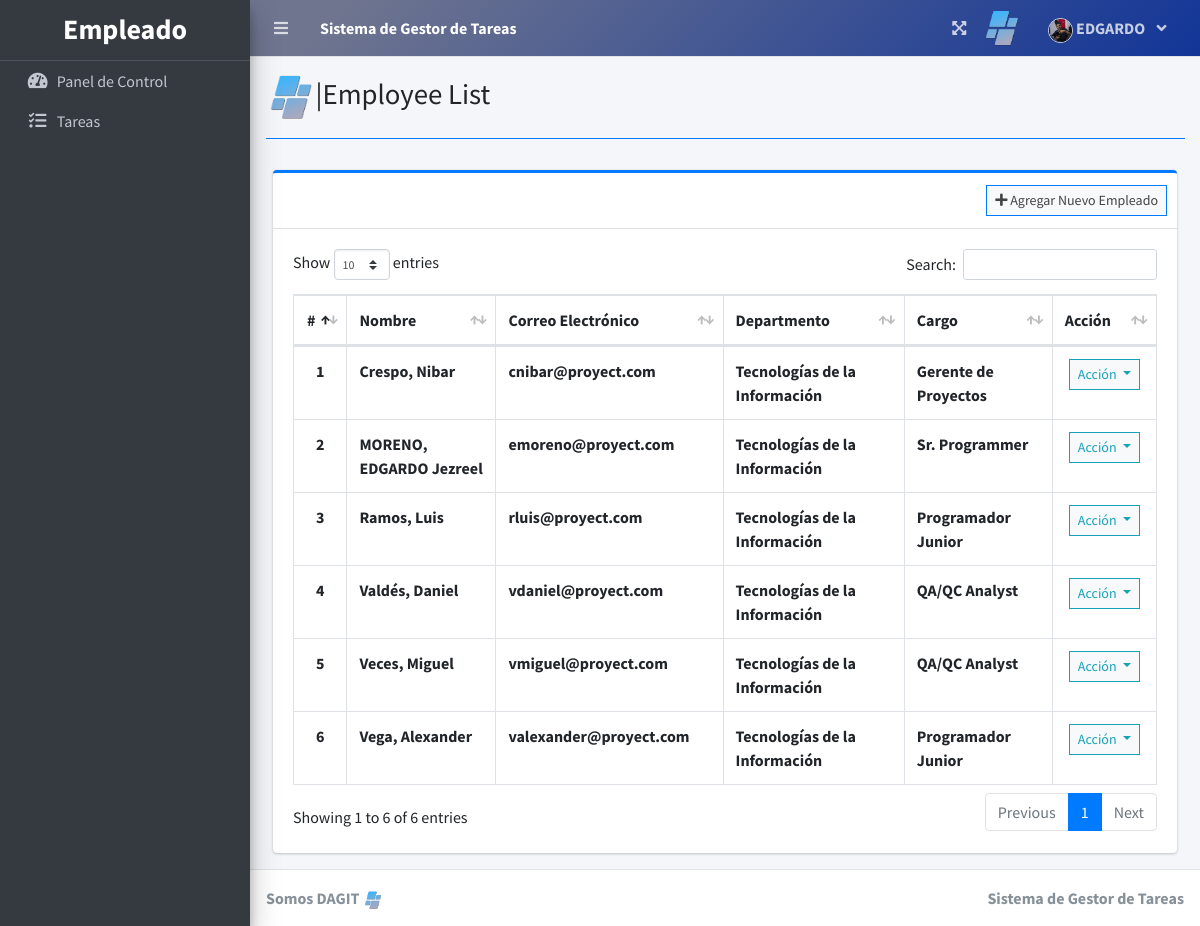
Screenshot of /index.php?page=employee_list (signed in) with the database file from the repository.
### tables this page shows
CREATE TABLE `employee_list` (
  `id` int(30) NOT NULL,
  `employee_id` varchar(50) NOT NULL,
  `firstname` varchar(200) NOT NULL,
  `middlename` varchar(200) NOT NULL,
  `lastname` varchar(200) NOT NULL,
  `email` varchar(200) NOT NULL,
  `password` text NOT NULL,
  `department_id` int(30) NOT NULL,
  `designation_id` int(30) NOT NULL,
  `evaluator_id` int(30) NOT NULL,
  `avatar` text DEFAULT NULL,
  `date_created` datetime NOT NULL DEFAULT current_timestamp()
);

### employee_list.php (the view, shortened to what this page needs)
<?php include'db_connect.php' ?>
<div class="col-lg-12">
	<div class="card card-outline card-primary">
		<div class="card-header">
			<div class="card-tools">
				<a class="btn btn-block btn-sm btn-default btn-flat border-primary" href="./index.php?page=new_employee"><i class="fa fa-plus"></i> Agregar Nuevo Empleado</a>
			</div>
		</div>
		<div class="card-body">
			<table class="table tabe-hover table-bordered" id="list">
				<thead>
					<tr>
						<th class="text-center">#</th>
						<th>Nombre</th>
						<th>Correo Electrónico</th>
						<th>Departmento</th>
						<th>Cargo</th>
						<th>Acción</th>
					</tr>
				</thead>
				<tbody>
					<?php
					$i = 1;
					$designations = $conn->query("SELECT * FROM designation_list ");
					$design_arr[0]= "Unset";
					while($row=$designations->fetch_assoc()){
						$design_arr[$row['id']] =$row['designation'];
					}
					$departments = $conn->query("SELECT * FROM department_list ");
					$dept_arr[0]= "Unset";
					while($row=$departments->fetch_assoc()){
						$dept_arr[$row['id']] =$row['department'];
					}
					$qry = $conn->query("SELECT *,concat(lastname,', ',firstname,' ',middlename) as name FROM employee_list order by concat(lastname,', ',firstname,' ',middlename) asc");
					while($row= $qry->fetch_assoc()):
					?>
					<tr>
						<th class="text-center"><?php echo $i++ ?></th>
						<td><b><?php echo ucwords($row['name']) ?></b></td>
						<td><b><?php echo $row['email'] ?></b></td>
						<td><b><?php echo isset($dept_arr[$row['department_id']]) ? $dept_arr[$row['department_id']] : 'Departamento Desconocido' ?></b></td>
						<td><b><?php echo isset($design_arr[$row['designation_id']]) ? $design_arr[$row['designation_id']] : 'Cargo Desconocido' ?></b></td>
						<td class="text-center">
							<button type="button" class="btn btn-default btn-sm btn-flat border-info wave-effect text-info dropdown-toggle" data-toggle="dropdown" aria-expanded="true">
		                      Acción
		                    </button>
						</td>
					</tr>
				<?php endwhile; ?>
				</tbody>
			</table>
		</div>
	</div>
</div>

### index.php (shortened to what this page needs)
<!DOCTYPE html>
<html lang="es">
<?php
	include 'header.php'
?>
<body class="hold-transition sidebar-mini layout-fixed layout-navbar-fixed layout-footer-fixed">
<div class="wrapper">
  <?php include 'topbar.php' ?>
  <?php include 'sidebar.php' ?>
  <div class="content-wrapper">
    <div class="content-header">
      <div class="container-fluid">
        <div class="row mb-2">
          <div class="col-sm-6">
            <h1 class="m-0"><img src="./assets/uploads/logo_dagit.png" alt="" width="50">|<?php echo $title ?></h1>
          </div>
        </div>
            <hr class="border-primary">
      </div>
    </div>
    <section class="content">
      <div class="container-fluid">
         <?php
            $page = isset($_GET['page']) ? $_GET['page'] : 'home';
            if(!file_exists($page.".php")){
                include '404.html';
            }else{
            include $page.'.php';
            }
          ?>
      </div>
    </section>
  </div>
  <footer class="main-footer">
    <strong>Somos DAGIT   <img src="./assets/uploads/logo_dagit.png" alt="logo dagit" width="20">
    </strong>
    <div class="float-right d-none d-sm-inline-block">
      <b><?php echo $_SESSION['system']['name'] ?></b>
    </div>
  </footer>
</div>
</body>
</html>

### header.php (shortened to what this page needs)
<head>
  <?php
  $title = isset($_GET['page']) ? ucwords(str_replace("_", ' ', $_GET['page'])) : "Home";
  ?>
  <link rel="stylesheet" href="assets/plugins/fontawesome-free/css/all.min.css">
  <link rel="stylesheet" href="assets/plugins/overlayScrollbars/css/OverlayScrollbars.min.css">
  <link rel="stylesheet" href="assets/plugins/datatables-bs4/css/dataTables.bootstrap4.min.css">
  <link rel="stylesheet" href="assets/plugins/datatables-responsive/css/responsive.bootstrap4.min.css">
  <link rel="stylesheet" href="assets/plugins/datatables-buttons/css/buttons.bootstrap4.min.css">
  <link rel="stylesheet" href="assets/plugins/select2/css/select2.min.css">
  <link rel="stylesheet" href="assets/plugins/select2-bootstrap4-theme/select2-bootstrap4.min.css">
  <link rel="stylesheet" href="assets/plugins/sweetalert2-theme-bootstrap-4/bootstrap-4.min.css">
  <link rel="stylesheet" href="assets/plugins/toastr/toastr.min.css">
  <link rel="stylesheet" href="assets/plugins/dropzone/min/dropzone.min.css">
  <link rel="stylesheet" href="assets/dist/css/jquery.datetimepicker.min.css">
  <link rel="stylesheet" href="assets/plugins/icheck-bootstrap/icheck-bootstrap.min.css">
  <link rel="stylesheet" href="assets/plugins/bootstrap4-toggle/css/bootstrap4-toggle.min.css">
  <link rel="stylesheet" href="assets/dist/css/adminlte.min.css">
  <link rel="stylesheet" href="assets/dist/css/styles.css">
  <link rel="stylesheet" href="assets/plugins/summernote/summernote-bs4.min.css">
</head>

### topbar.php (shortened to what this page needs)
<nav class="main-header navbar navbar-expand navbar-dark " style="background-image: linear-gradient( 135deg, #6f758f 10%, #123597 100%);">
  <ul class="navbar-nav">
    <?php if(isset($_SESSION['login_id'])): ?>
    <li class="nav-item">
      <a class="nav-link" data-widget="pushmenu" href="" role="button"><i class="fas fa-bars"></i></a>
    </li>
  <?php endif; ?>
    <li>
      <a class="nav-link text-white"  href="./" role="button"> <large><b><?php echo $_SESSION['system']['name'] ?></b></large></a>
    </li>
  </ul>
  <ul class="navbar-nav ml-auto">
    <li class="nav-item">
      <a class="nav-link" data-widget="fullscreen" href="#" role="button">
        <i class="fas fa-expand-arrows-alt"></i>
      </a>
    </li>
    <img src="./assets/uploads/logo_dagit.png" alt="" width="40">
   <li class="nav-item dropdown">
          <a class="nav-link"  data-toggle="dropdown" aria-expanded="true" href="javascript:void(0)">
            <span>
              <div class="d-felx badge-pill">
                <span class=""><img src="assets/uploads/<?php echo $_SESSION['login_avatar'] ?>" alt="" class="user-img border "></span>
                <span><b><?php echo ucwords($_SESSION['login_firstname']) ?></b></span>
                <span class="fa fa-angle-down ml-2"></span>
              </div>
            </span>
          </a>
    </li>
  </ul>
</nav>

### sidebar.php (shortened to what this page needs)
<aside class="main-sidebar sidebar-dark-primary elevation-4">
  <div class="dropdown">
 	<a href="./" class="brand-link">
      <?php if($_SESSION['login_type'] == 2): ?>
      <h3 class="text-center p-0 m-0"><b>Administrador</b></h3>
      <?php elseif($_SESSION['login_type'] == 1): ?>
      <h3 class="text-center p-0 m-0"><b>Evaluador</b></h3>
       <?php else: ?>
      <h3 class="text-center p-0 m-0"><b>Empleado</b></h3>
      <?php endif; ?>
  </a>
  </div>
  <div class="sidebar pb-4 mb-4">
    <nav class="mt-2">
      <ul class="nav nav-pills nav-sidebar flex-column nav-flat" data-widget="treeview" role="menu" data-accordion="false">
       <li class="nav-item dropdown">
          <a href="./" class="nav-link nav-home">
            <i class="nav-icon fas fa-tachometer-alt"></i>
            <p>
              Panel de Control
            </p>
          </a>
        </li>
        <li class="nav-item dropdown">
          <a href="./index.php?page=task_list" class="nav-link nav-task_list">
            <i class="nav-icon fas fa-tasks"></i>
            <p>
              Tareas
            </p>
          </a>
        </li>
      </ul>
    </nav>
  </div>
</aside>

### topbar.php (style rules this page uses)
.user-img { border-radius: 50%; height: 25px; width: 25px; object-fit: cover; }

### rows the page displays
employee_list: name "Crespo, Nibar", email "cnibar@proyect.com", department "Tecnologías de la Información", designation "Gerente de Proyectos"
employee_list: name "MORENO, EDGARDO Jezreel", email "emoreno@proyect.com", department "Tecnologías de la Información", designation "Sr. Programmer"
employee_list: name "Ramos, Luis", email "rluis@proyect.com", department "Tecnologías de la Información", designation "Programador Junior"
employee_list: name "Valdés, Daniel", email "vdaniel@proyect.com", department "Tecnologías de la Información", designation "QA/QC Analyst"
employee_list: name "Veces, Miguel", email "vmiguel@proyect.com", department "Tecnologías de la Información", designation "QA/QC Analyst"
employee_list: name "Vega, Alexander", email "valexander@proyect.com", department "Tecnologías de la Información", designation "Programador Junior"

### other values shown
$_SESSION['system']['name'] "Sistema de Gestor de Tareas"
$_SESSION['login_firstname'] "EDGARDO"
$title "Employee List"
